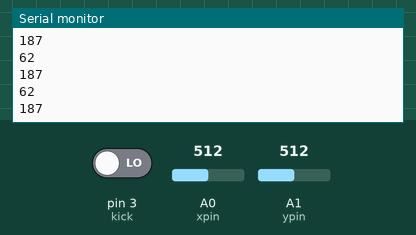
Recording of a sketch running on a simulated Arduino Uno, built with avr-gcc and run on an emulated ATmega328P. Shown: the last lines printed to the serial monitor. The inputs (shaded band) are chosen by the test bench; at power-on: A0 (xpin) = 512, A1 (ypin) = 512, pin 3 (kick) LOW.

Above: at 1.2 s.
1.3 s: A0 (xpin) set to 716
At 1.8 s:
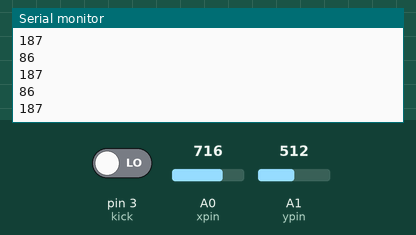
2.8 s: A1 (ypin) set to 716
At 3.3 s:
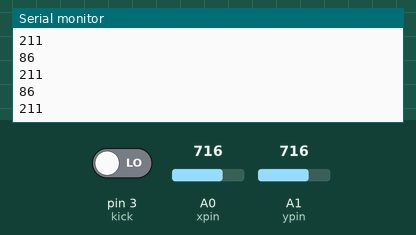
4.3 s: A0 (xpin) set to 900
At 5.3 s:
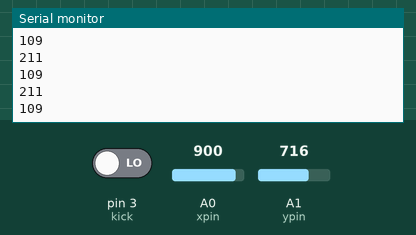
5.8 s: A1 (ypin) set to 900
At 6.3 s:
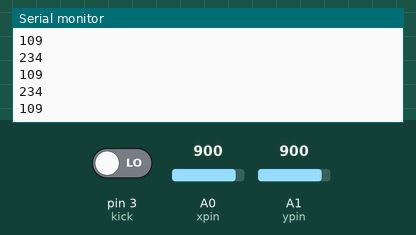
7.3 s: pin 3 (kick) driven HIGH
Timing chart, 0 to 9.8 s (numbered marks = the images above; inputs shaded):
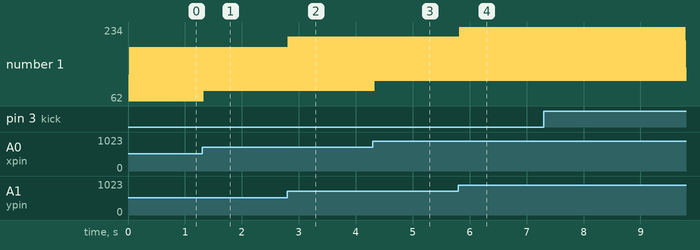

Measured:
- after the input at 1.3 s, the serial monitor: prints a new line at once (image 1)
- after the input at 2.8 s, the serial monitor: prints a new line at once (image 2)
- after the input at 4.3 s, the serial monitor: prints a new line at once (image 3)
- after the input at 5.8 s, the serial monitor: prints a new line at once (image 4)
- plotted number 1: 187 → 211 after the input at 2.8 s, 211 → 109 after the input at 4.3 s

The sketch:

Keyboard_send_server.ino
```cpp
//joystick side
//1.sending part
#include <SPI.h>
#include <Mirf.h>
#include <nRF24L01.h>
#include <MirfHardwareSpiDriver.h>

//int ledPin = 13;   // select the pin for the LED
byte xval;
byte yval;
byte val = 0;

//byte time;
int xpin = A0;
int ypin = A1;
int kick = 3;

void setup(){
 // pinMode(ledPin,OUTPUT);    // declare the LED's pin as output
  Serial.begin(9600);
    Mirf.csnPin = 9;
    Mirf.cePin = 10;


  Mirf.spi = &MirfHardwareSpi;
  Mirf.init();
  Mirf.setRADDR((byte *)"clie1");
  Mirf.payload = sizeof(unsigned long);
  Mirf.config();
 pinMode(xpin , INPUT);
 pinMode(ypin , INPUT);
 pinMode(kick , INPUT);
 pinMode(kick , LOW);


}
void loop(){
 /*
  if (Serial.available()){
    val = Serial.read();

  }*/
  xval = analogRead(xpin)/8.25; //data[0]
 delay(10);
  yval = analogRead(ypin)/8.25 + 125; //data[1]
delay(10);
 // delay(300);

  Serial.println(xval);
  Serial.println();
  Serial.println(yval);

  //delay(300);
   // byte time;
 //   time = val;

    Mirf.setTADDR((byte *)"serv1");
    Mirf.send((byte *)&xval);
    while(Mirf.isSending()){
    }

    Mirf.setTADDR((byte *)"serv1");
    Mirf.send((byte *)&yval);
    while(Mirf.isSending()){
    }

    if(digitalRead(kick) == HIGH)
    {
      val = 255;
    Mirf.setTADDR((byte *)"serv1");
    Mirf.send((byte *)&val);
    while(Mirf.isSending()){
    }
    }
    else
    {
    val = 0;
    }

}
```
